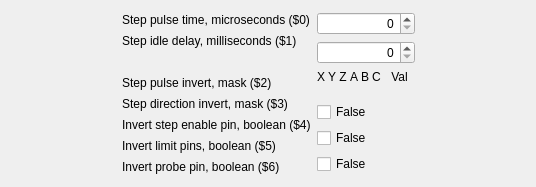
     <widget class="QWidget" name="tab_1">
      <attribute name="title">
       <string>Hardware</string>
      </attribute>
      <layout class="QGridLayout" name="gridLayout_6">
       <item row="0" column="1">
        <spacer name="verticalSpacer_10">
         <property name="orientation">
          <enum>Qt::Vertical</enum>
         </property>
         <property name="sizeHint" stdset="0">
          <size>
           <width>20</width>
           <height>1</height>
          </size>
         </property>
        </spacer>
       </item>
       <item row="1" column="0">
        <spacer name="horizontalSpacer_10">
         <property name="orientation">
          <enum>Qt::Horizontal</enum>
         </property>
         <property name="sizeHint" stdset="0">
          <size>
           <width>111</width>
           <height>20</height>
          </size>
         </property>
        </spacer>
       </item>
       <item row="1" column="1">
        <layout class="QHBoxLayout" name="horizontalLayout_15">
         <item>
          <layout class="QVBoxLayout" name="verticalLayout_16">
           <item>
            <widget class="QLabel" name="label">
             <property name="text">
              <string>Step pulse time, microseconds ($0)</string>
             </property>
            </widget>
           </item>
           <item>
            <widget class="QLabel" name="label_2">
             <property name="text">
              <string>Step idle delay, milliseconds ($1)</string>
             </property>
            </widget>
           </item>
           <item>
            <widget class="QLabel" name="label_13">
             <property name="text">
              <string/>
             </property>
            </widget>
           </item>
           <item>
            <widget class="QLabel" name="label_3">
             <property name="text">
              <string>Step pulse invert, mask ($2)</string>
             </property>
            </widget>
           </item>
           <item>
            <widget class="QLabel" name="label_4">
             <property name="text">
              <string>Step direction invert, mask ($3)</string>
             </property>
            </widget>
           </item>
           <item>
            <widget class="QLabel" name="label_5">
             <property name="text">
              <string>Invert step enable pin, boolean ($4)</string>
             </property>
            </widget>
           </item>
           <item>
            <widget class="QLabel" name="label_14">
             <property name="text">
              <string>Invert limit pins, boolean ($5)</string>
             </property>
            </widget>
           </item>
           <item>
            <widget class="QLabel" name="label_15">
             <property name="text">
              <string>Invert probe pin, boolean ($6)</string>
             </property>
            </widget>
           </item>
          </layout>
         </item>
         <item>
          <layout class="QVBoxLayout" name="verticalLayout_15">
           <item>
            <widget class="QSpinBox" name="spinStepPulse">
             <property name="alignment">
              <set>Qt::AlignRight|Qt::AlignTrailing|Qt::AlignVCenter</set>
             </property>
             <property name="maximum">
              <number>99999</number>
             </property>
            </widget>
           </item>
           <item>
            <widget class="QSpinBox" name="spinStepIdleDelay">
             <property name="alignment">
              <set>Qt::AlignRight|Qt::AlignTrailing|Qt::AlignVCenter</set>
             </property>
             <property name="maximum">
              <number>99999</number>
             </property>
            </widget>
           </item>
           <item>
            <layout class="QHBoxLayout" name="horizontalLayout">
             <property name="spacing">
              <number>3</number>
             </property>
             <item>
              <widget class="QLabel" name="lblMaskX">
               <property name="text">
                <string notr="true">X</string>
               </property>
               <property name="alignment">
                <set>Qt::AlignCenter</set>
               </property>
              </widget>
             </item>
             <item>
              <widget class="QLabel" name="lblMaskY">
               <property name="text">
                <string notr="true">Y</string>
               </property>
               <property name="alignment">
                <set>Qt::AlignCenter</set>
               </property>
              </widget>
             </item>
             <item>
              <widget class="QLabel" name="lblMaskZ">
               <property name="text">
                <string notr="true">Z</string>
               </property>
               <property name="alignment">
                <set>Qt::AlignCenter</set>
               </property>
              </widget>
             </item>
             <item>
              <widget class="QLabel" name="lblMaskA">
               <property name="text">
                <string notr="true">A</string>
               </property>
               <property name="alignment">
                <set>Qt::AlignCenter</set>
               </property>
              </widget>
             </item>
             <item>
              <widget class="QLabel" name="lblMaskB">
               <property name="text">
                <string notr="true">B</string>
               </property>
               <property name="alignment">
                <set>Qt::AlignCenter</set>
               </property>
              </widget>
             </item>
             <item>
              <widget class="QLabel" name="lblMaskC">
               <property name="text">
                <string notr="true">C</string>
               </property>
               <property name="alignment">
                <set>Qt::AlignCenter</set>
               </property>
              </widget>
             </item>
             <item>
              <widget class="QLabel" name="label_12">
               <property name="minimumSize">
                <size>
                 <width>31</width>
                 <height>0</height>
                </size>
               </property>
               <property name="text">
                <string notr="true">Val</string>
               </property>
               <property name="alignment">
                <set>Qt::AlignCenter</set>
               </property>
              </widget>
             </item>
            </layout>
           </item>
           <item>
            <widget class="qwEditMask" name="emStepPortInvert">
             <property name="toolTip">
              <string>6 axis mask editor</string>
             </property>
             <property name="whatsThis">
              <string>6 axis mask editor</string>
             </property>
            </widget>
           </item>
           <item>
            <widget class="qwEditMask" name="emDirectionPortInvert">
             <property name="toolTip">
              <string>6 axis mask editor</string>
             </property>
             <property name="whatsThis">
              <string>6 axis mask editor</string>
             </property>
            </widget>
           </item>
           <item>
            <widget class="QCheckBox" name="chkStepEnableInvert">
             <property name="text">
              <string notr="true">False</string>
             </property>
            </widget>
           </item>
           <item>
            <widget class="QCheckBox" name="chkLimitPinsInvert">
             <property name="text">
              <string notr="true">False</string>
             </property>
            </widget>
           </item>
           <item>
            <widget class="QCheckBox" name="chkProbePinInvert">
             <property name="text">
              <string notr="true">False</string>
             </property>
            </widget>
           </item>
          </layout>
         </item>
        </layout>
       </item>
       <item row="1" column="2">
        <spacer name="horizontalSpacer_11">
         <property name="orientation">
          <enum>Qt::Horizontal</enum>
         </property>
         <property name="sizeHint" stdset="0">
          <size>
           <width>110</width>
           <height>20</height>
          </size>
         </property>
        </spacer>
       </item>
       <item row="2" column="1">
        <spacer name="verticalSpacer_9">
         <property name="orientation">
          <enum>Qt::Vertical</enum>
         </property>
         <property name="sizeHint" stdset="0">
          <size>
           <width>20</width>
           <height>2</height>
          </size>
         </property>
        </spacer>
       </item>
      </layout>
     </widget>
